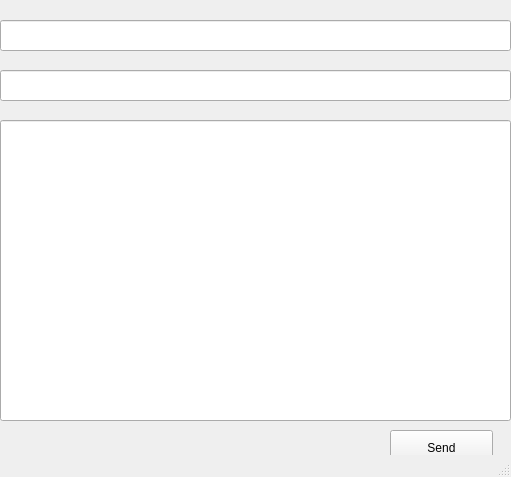
<?xml version="1.0" encoding="UTF-8"?>
<ui version="4.0">
 <class>MainWindow</class>
 <widget class="QMainWindow" name="MainWindow">
  <property name="geometry">
   <rect>
    <x>0</x>
    <y>0</y>
    <width>511</width>
    <height>477</height>
   </rect>
  </property>
  <property name="windowTitle">
   <string>MainWindow</string>
  </property>
  <widget class="QWidget" name="centralwidget">
   <widget class="QLineEdit" name="Body">
    <property name="geometry">
     <rect>
      <x>0</x>
      <y>70</y>
      <width>511</width>
      <height>31</height>
     </rect>
    </property>
   </widget>
   <widget class="QLineEdit" name="Subject">
    <property name="geometry">
     <rect>
      <x>0</x>
      <y>120</y>
      <width>511</width>
      <height>301</height>
     </rect>
    </property>
   </widget>
   <widget class="QLineEdit" name="To">
    <property name="geometry">
     <rect>
      <x>0</x>
      <y>20</y>
      <width>511</width>
      <height>31</height>
     </rect>
    </property>
   </widget>
   <widget class="QPushButton" name="send">
    <property name="geometry">
     <rect>
      <x>390</x>
      <y>430</y>
      <width>103</width>
      <height>36</height>
     </rect>
    </property>
    <property name="text">
     <string>Send</string>
    </property>
   </widget>
  </widget>
  <widget class="QStatusBar" name="statusbar"/>
 </widget>
 <resources/>
 <connections/>
</ui>
